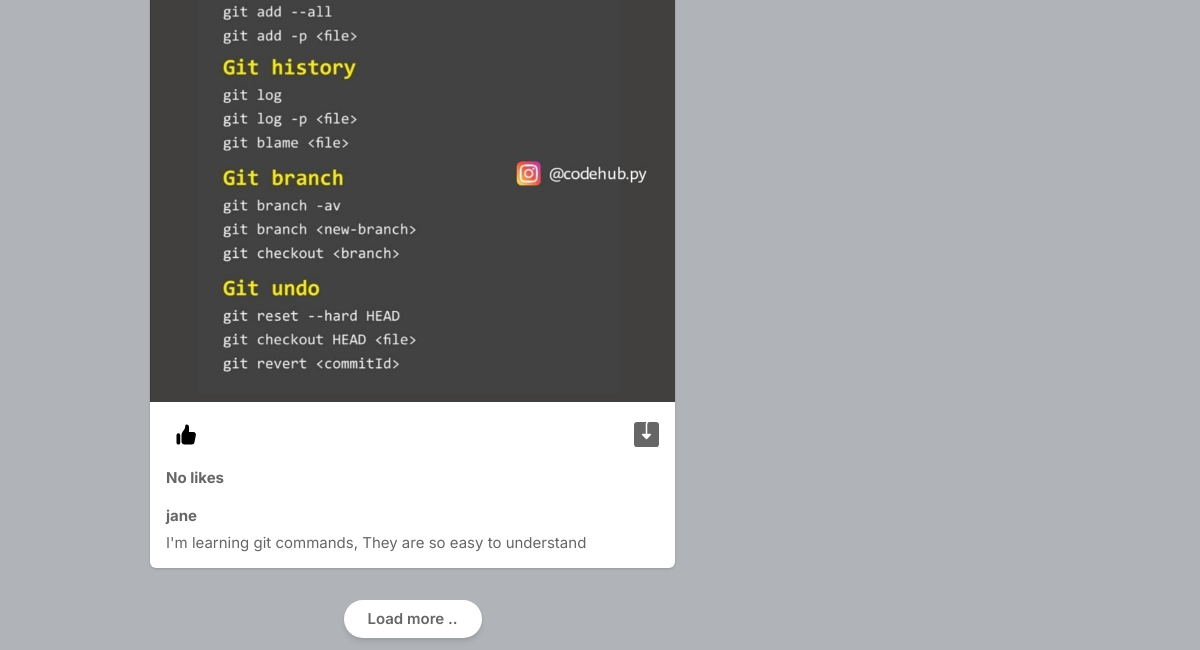
The page / (signed in, lower part) on the database as committed earlier.
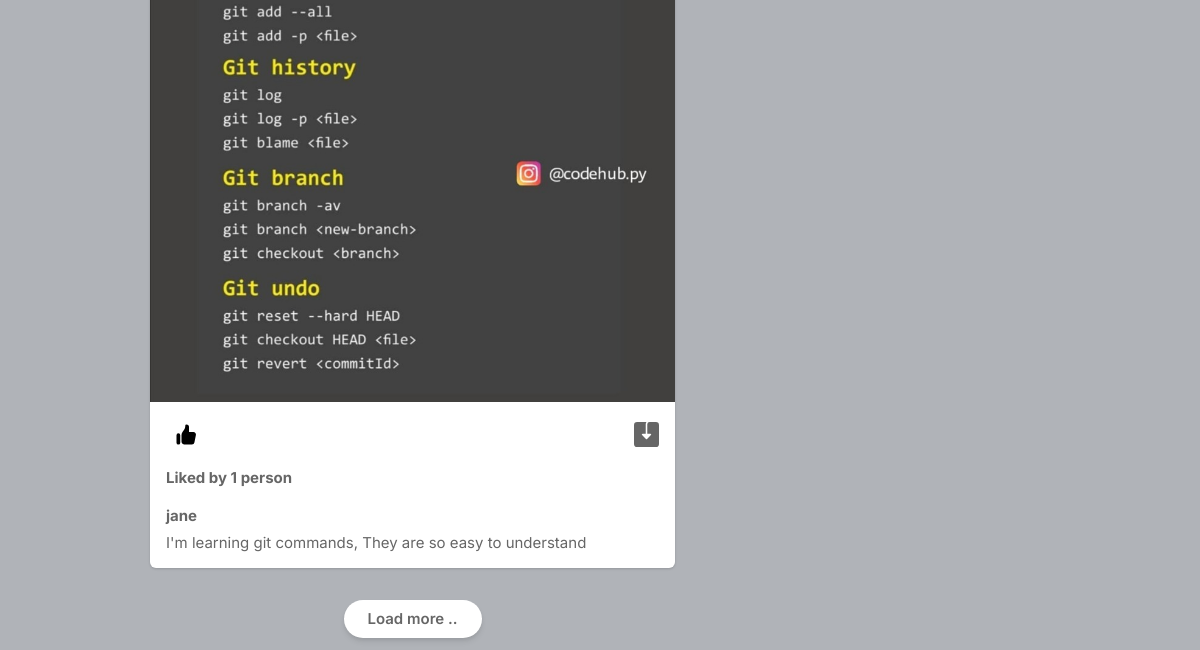
The same page on the database as committed later.
### core/models.py (models this page shows, shortened)
class Post(models.Model):
    id = models.UUIDField(primary_key=True, default=uuid.uuid4)
    user = models.CharField(max_length=100)
    image = models.ImageField(upload_to='post_images')
    caption = models.TextField()
    created_at = models.DateTimeField(default=datetime.now)
    no_of_likes = models.IntegerField(default=0)

### core/views.py (the view)
# urls.py: path('', views.index, name='index'),
@login_required(login_url='login')
def index(request):
    user_object = User.objects.get(username=request.user.username)
    user_profile = Profile.objects.get(user=user_object)
    user_following_list = []
    feed = []
    user_following = FollowersCount.objects.filter(follower=request.user.username)
    for users in user_following:
        user_following_list.append(users.user)
    for usernames in user_following_list:
        feed_lists = Post.objects.filter(user=usernames)
        feed.append(feed_lists)
    feed_list = list(chain(*feed))
    all_users = User.objects.all()
    user_following_all = []
    for user in  user_following:
        user_list = User.objects.get(username=user.user)
        user_following_all.append(user_list)
    new_suggestions_list = [x for x in list(all_users) if (x not in list(user_following_all))]
    current_user = User.objects.filter(username=request.user.username)
    final_suggestions_list = [x for x in list(new_suggestions_list) if (x not in list(current_user))]
    random.shuffle(final_suggestions_list)
    username_profile = []
    username_profile_list = []
    for users in final_suggestions_list:
        username_profile.append(users.id)
    for ids in username_profile:
        profile_lists = Profile.objects.filter(id_user=ids)
        username_profile_list.append(profile_lists)
    suggestions_username_profile_list = list(chain(*username_profile_list))
    return render(request, 'index.html', {'user_profile' : user_profile, 'posts': feed_list, 'suggestions_username_profile_list' : suggestions_username_profile_list[:4]})

### templates/index.html (shortened to what this page needs)
{% load static %}
<!DOCTYPE html>
<html lang="en">
    <head>
        <link rel="stylesheet" href="{% static 'assets/css/icons.css' %}">
        <link rel="stylesheet" href="{% static 'assets/css/uikit.css' %}">
        <link rel="stylesheet" href="{% static 'assets/css/style.css' %}">
        <link rel="stylesheet" href="{% static 'assets/css/tailwind.css' %}">
    </head>
    <body>
            <div class="container m-auto">
                <div class="lg:flex justify-center lg:space-x-10 lg:space-y-0 space-y-5">
                    <div class="space-y-5 flex-shrink-0 lg:w-7/12">
                        {% for post in posts reversed %}
                        <div class="bg-white shadow rounded-md  -mx-2 lg:mx-0">
                            <div uk-lightbox>
                                <a title="t" href="{{post.image.url}}">
                                    <img src="{{post.image.url}}" alt="">
                                </a>
                            </div>
                            <div class="py-3 px-4 space-y-3">
                                <div class="flex space-x-4 lg:font-bold">
                                    <a title="t" href="/like-post?post_id={{post.id}}" class="flex items-center space-x-2">
                                        <div class="p-2 rounded-full text-black">
                                        </div>
                                    </a>
                                    <a title="{{post.image.url}}" download href="#" class="flex items-center space-x-2 flex-1 justify-end">
                                    </a>
                                </div>
                                <div class="">
                                    {% if post.no_of_likes == 0 %}
                                    <strong>No likes</strong>
                                    {% elif post.no_of_likes == 1 %}
                                    <strong>Liked by 1 person</strong>
                                    {% else %}
                                    <strong>Liked by {{post.no_of_likes}} people</strong>
                                    {% endif %}
                                </div>
                                <div>
                                    <p>
                                        <a href="/profile/{{post.user}}" title="t"><strong>{{post.user}}</strong></a> <br> {{post.caption}}
                                    </p>
                                </div>
                            </div>
                        </div>
                        {% endfor %}
                        <div class="flex justify-center mt-6" id="toggle" uk-toggle="target: #toggle ;animation: uk-animation-fade">
                            <a title="t" href="#"
                                class="bg-white  font-semibold my-3 px-6 py-2 rounded-full shadow-md  ">
                                Load more ..
                            </a>
                        </div>
                    </div>
                    <div class="lg:w-5/12">
                    </div>
                </div>
            </div>
</body>
</html>

Rows that differ between the two databases and show on the page:
changed Post "jane": no_of_likes "No likes" → "Liked by 1 person"
